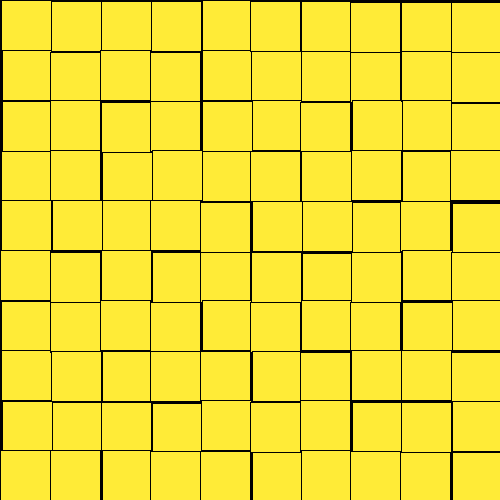
Frame 1 (no input)
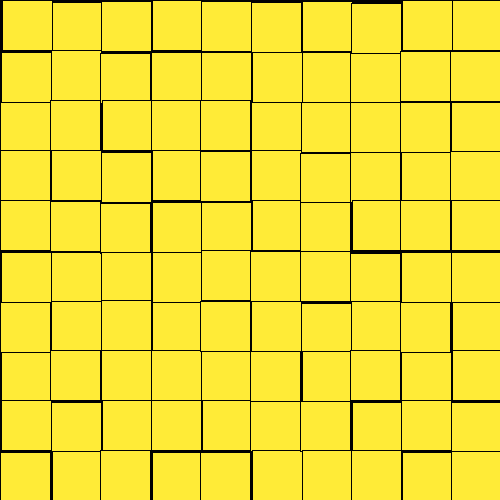
Frame 60 (the mouse pressed at the canvas centre just before this capture)
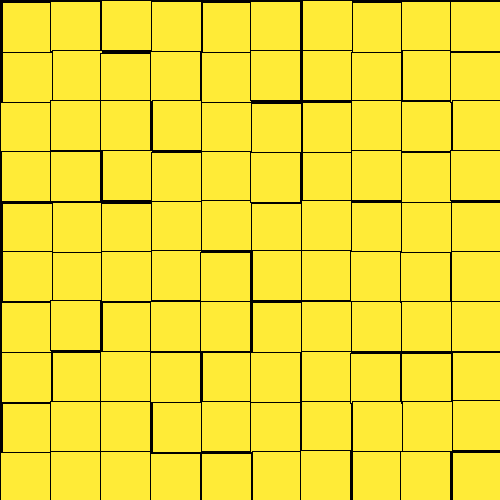
Frame 120 (the mouse held since frame 60 and released just before this capture)

The Processing sketch that drew these frames (run headless with seeded random() and noise(); from frame 60 on, the mouse is pressed at the canvas centre):

// Processing sketch: loop_aflevering
// ── loop_aflevering.pde
//OPSÆTNING AF RAMME//
void setup(){
  size (500,500);
    frameRate(69);
}
//REKTANGLER, LOOPS, BEVÆGELSER AF REKTANGLER OG FARVER AF REKTANGLER// 
void draw(){
  background(1);
  for(int i = 0; i < 10; i++) {
    for(int j = 0; j < 10; j++){
     fill(325,235,55); 
    rect(i * 50+random(3),j * 50+random(3.3),50,50);
    }
  }
}
